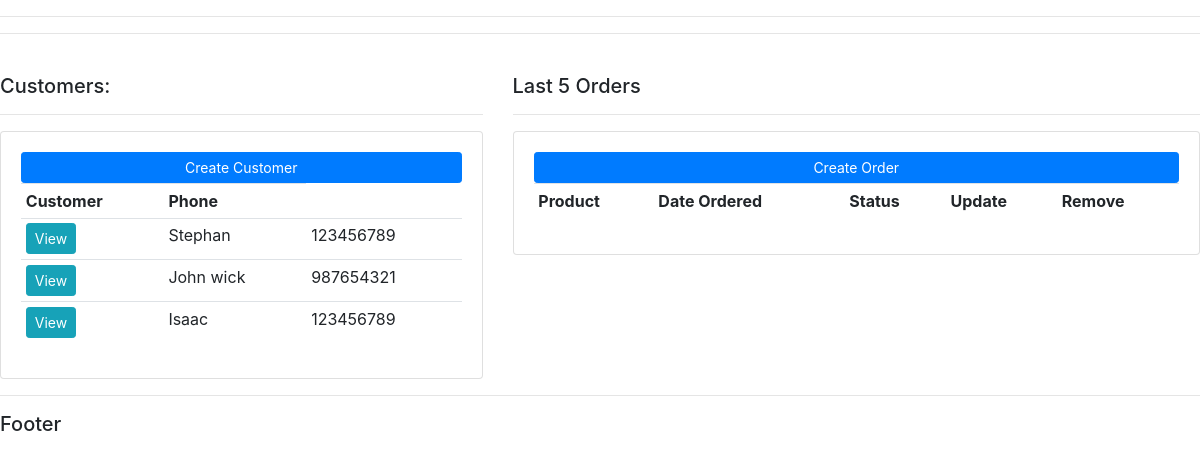
The page / on the database its author committed.
### accounts/models.py (models this page shows, shortened)
class Customer(models.Model):
    name = models.CharField(max_length=200, null=True)
    phone = models.CharField(max_length=100, null=True)
    email = models.EmailField(max_length=200,null=True)
    date_created = models.DateTimeField(auto_now_add=True)

### accounts/views.py (the view)
# urls.py: path('', views.main, name="home"),
def main(request):
    order = Order.objects.all()
    customer1 = Customer.objects.all()
    total_customers = customer1.count()
    total_orders = order.count()
    delivered = order.filter(status='Delivered').count()
    pending = order.filter(status='Pending').count()
    context = {'order': order, 'customers': customer1, 'total_orders': total_orders, 'delivered': delivered, 'pending': pending}
    return render(request, 'accounts/main.html', context)

### accounts/templates/accounts/main.html (shortened to what this page needs)
{% load static %}
<!DOCTYPE html>
<html lang="en">
<head>
    <link rel="stylesheet" href="https://cdn.jsdelivr.net/npm/bootstrap@4.4.1/dist/css/bootstrap.min.css">
    </head>
<body>
<hr>
<hr>
{% include 'accounts/dashboard.html' %}
<hr>
<h5>Footer</h5>
</body>
</html>

### accounts/templates/accounts/dashboard.html (shortened to what this page needs)
{% block content %}
{% load static %}
<br>
<div class="row">
    <div class="col-md-5">
        <h5>Customers:</h5>
        <hr>
        <div class="card card-body">
            <a class="btn btn-primary btn-sm btn-block" href="">Create Customer</a>
            <table class="table table-sm">
                <tr>
                    <th>Customer</th>
                    <th>Phone</th>
                </tr>
                {% for customer in customers %}
                <tr>
                    <td><a class="btn btn-sm btn-info" href="{% url 'customer' customer.id %}">View</a></td>
                    <td>{{customer.name}}</td>
                    <td>{{customer.phone}}</td>
                </tr>
                {% endfor %}
            </table>
        </div>
    </div>
    <div class="col-md-7">
        <h5>Last 5 Orders</h5>
        <hr>
        <div class="card card-body">
            <a class="btn btn-primary btn-sm btn-block" href="{% url 'create_order' %}">Create Order</a>
            <table class="table table-sm">
                <tr>
                    <th>Product</th>
                    <th>Date Ordered</th>
                    <th>Status</th>
                    <th>Update</th>
                    <th>Remove</th>
                </tr>
            </table>
        </div>
    </div>
</div>
{% endblock %}

### rows shown on the page
Customer: name "Stephan", phone "123456789"
Customer: name "John wick", phone "987654321"
Customer: name "Isaac", phone "123456789"
